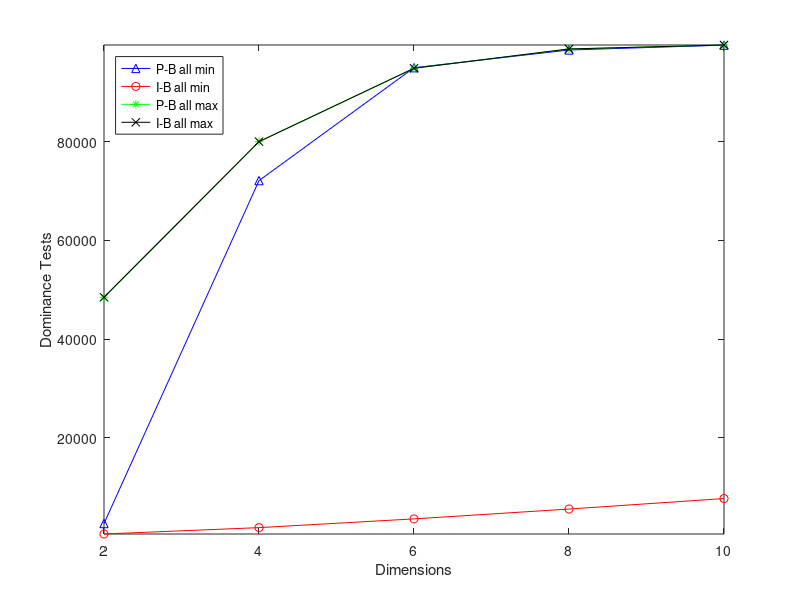

Write MATLAB code to recreate this figure.
x=[2 4 6 8 10]

%P-B all min
y1=[
    2605 
    72143
    95039 
    98630 
    99618 
]

%I-B all min
y2=[
    487
    1780
    3551
    5547
    7675
]

%P-B all max
y3=[
    48491
    80043
    94924
    98835
    99640
]

%I-B all max
y4=[
    48491
    80043
    94924
    98835
    99640
]


plot(x, y1, 'b-^', x, y2, 'r-o', x, y3, 'g-*', x, y4, 'k-x');
ylabel('Dominance Tests');
xlabel('Dimensions');
legend('P-B all min', 'I-B all min', 'P-B all max', 'I-B all max', 'location', 'NorthWest');
axis tight
set(gca, 'XTick', x)
%title('Execution Time vs Image Size');
%print -deps execution_time.eps